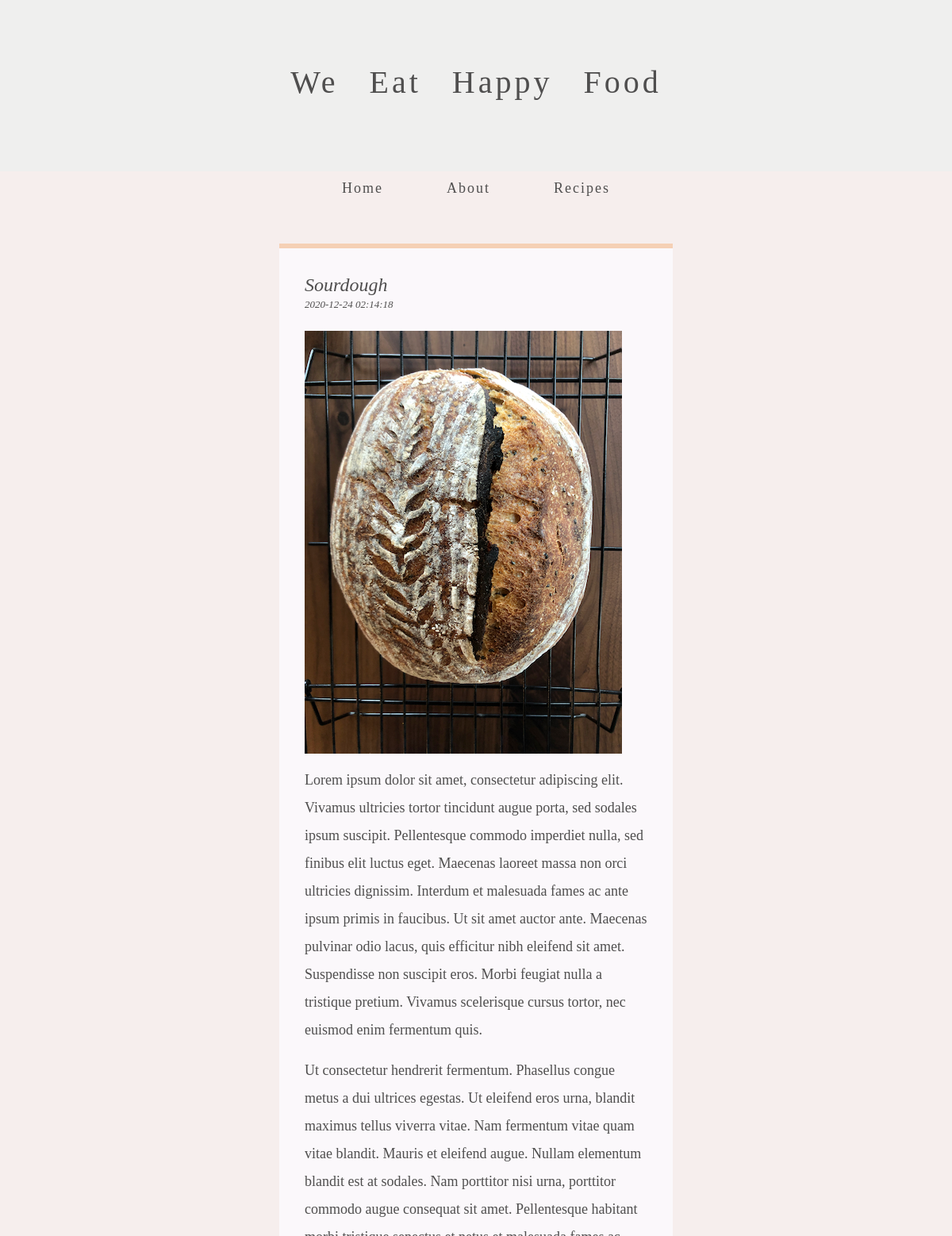
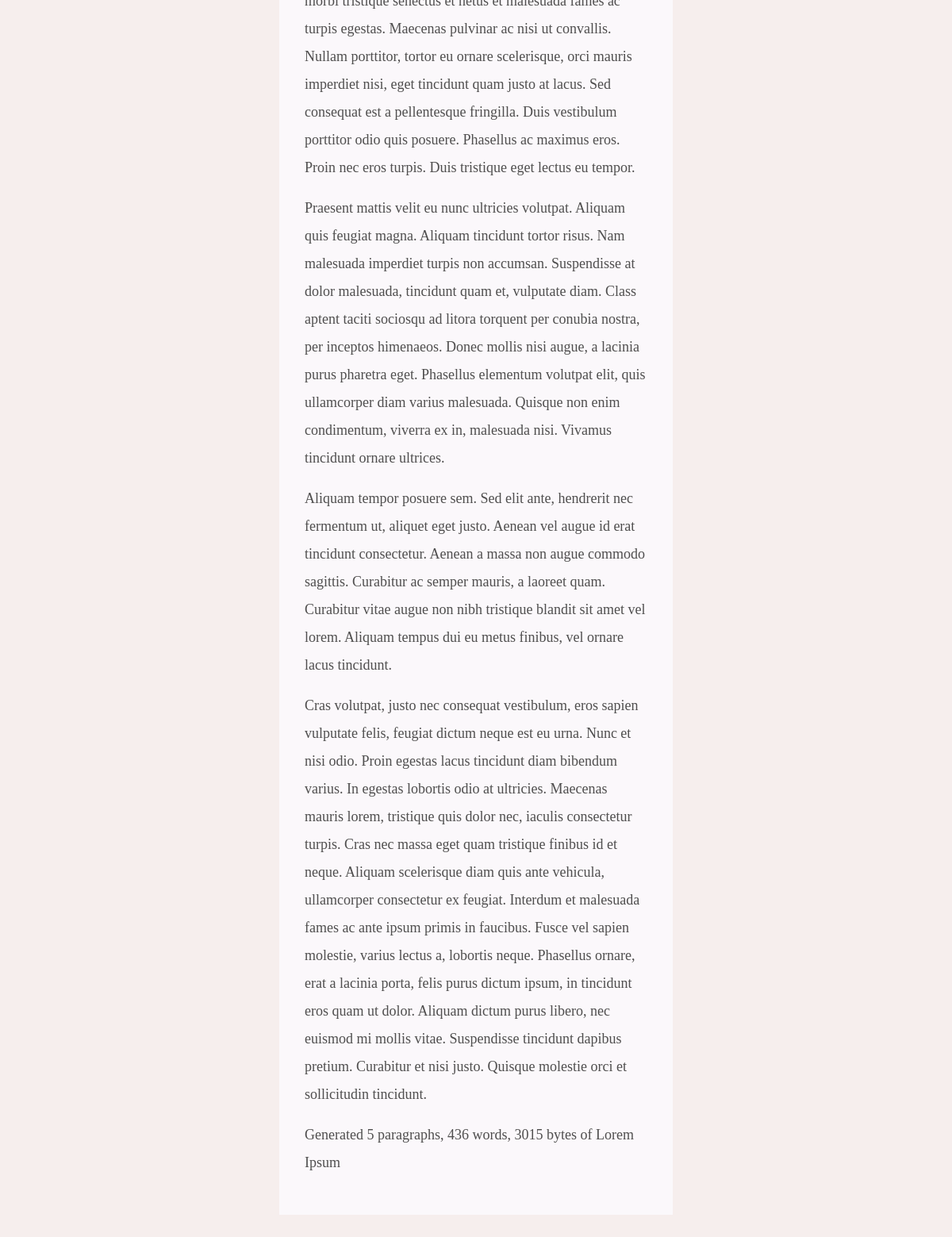
The app's page /posts/sourdough with its own data (2 pictures, top to bottom).
### tables this page shows
CREATE TABLE 'post'(
    'url_slug' TEXT PRIMARY KEY,
    'title' TEXT NOT NULL,
    'author' TEXT NOT NULL,
    'time_created' DATETIME NOT NULL DEFAULT CURRENT_TIMESTAMP,
    'body' TEXT NOT NULL
);

### application.py (the view)
@app.route("/posts/<slug>")
def view_post(slug):
    _, db_cursor = get_db()
    post = db_cursor.execute("SELECT * FROM post WHERE url_slug = ?", [slug]).fetchone()
    post = helper.convert_markdown_posts([post])
    return render_template("post.html", post=post[0])

### application.py (called while the page is built)
@app.after_request
def after_request(response):
    response.headers["Cache-Control"] = "no-cache, no-store, must-revalidate"
    response.headers["Expires"] = 0
    response.headers["Pragma"] = "no-cache"
    return response

def get_db():
    db_conn = sqlite3.connect("blog.db")
    db_conn.row_factory = sqlite3.Row
    return db_conn, db_conn.cursor()

### helper.py (called while the page is built)
def convert_markdown_posts(posts, summarize=False):
    processed_posts = []
    for p in posts:
        new_post = {
            'title': p['title'],
            'url_slug': p['url_slug'],
            'time_created': p['time_created'],
            'body': markdown2.markdown(p['body'])
        }
        if summarize:
            new_post["body"] = new_post["body"].split('\n')[0]
        processed_posts.append(new_post)
    return processed_posts

### templates/post.html (shortened to what this page needs)
{% extends "base.html" %}
{% block content %}
        <div class="content">
            <div class="post">
                <div class="post-title">
                    <a href="/posts/{{ post["url_slug"] }}"><h4>{{ post["title"] }}</h4></a>
                    <div class="post-date">{{ post["time_created"] }}</div>
                </div>
                {{ post["body"]|safe }}
            </div>
        </div>
{% endblock %}

### static/style.css (style rules this page uses)
body { background-color:#f6eeed; font-family: Script; color: #4f4e4e; }
.content { padding-left:22rem; padding-right:22rem; margin-top:3rem; }
.post { margin-top:1rem; margin-bottom:3rem; background-color:#fbf8fb; padding:2rem; border-top: 0.4rem solid #f5d0b5; }
.post-title { margin-bottom:1.5rem; font-style:italic; }
.post-title a { color:#4f4e4e; }
.post-title h4 { margin-bottom:0rem; }
.post-date { font-size:13px; }
.post p { line-height:35px; font-size:18px; }

### records on screen
post: title "Sourdough", time_created "2020-12-24 02:14:18", body (picture), body "Lorem ipsum dolor sit amet, consectetur adipiscing elit. Vivamus ultricies tortor tincidunt augue porta, sed sodales ipsum suscipit. Pellentesque commodo imperdiet nulla, sed finibus elit luctus eget. Maecenas laoreet massa non orci ultricies dignissim. Interdum et malesuada fames ac ante ipsum primis in faucibus. Ut sit amet auctor ante. Maecenas pulvinar odio lacus, quis efficitur nibh eleifend sit amet. Suspendisse non suscipit eros. Morbi feugiat nulla a tristique pretium. Vivamus scelerisque cursus tortor, nec euismod enim fermentum quis. Ut consectetur hendrerit fermentum. Phasellus congue metus a dui ultrices egestas. Ut eleifend eros urna, blandit maximus tellus viverra vitae. Nam…"
